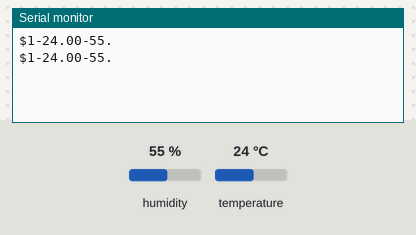
The sketch below on a simulated Arduino Uno, built with avr-gcc and run on an emulated ATmega328P. On the bench: the last lines printed to the serial monitor. The inputs (shaded band) are chosen by the test bench; at power-on: humidity 55 %, temperature 24 °C.

Above: at 4.8 s.
4.9 s: humidity set to 22 %
At 6.5 s:
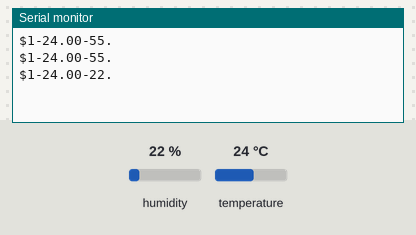
7.9 s: temperature set to 12 °C
At 9.5 s:
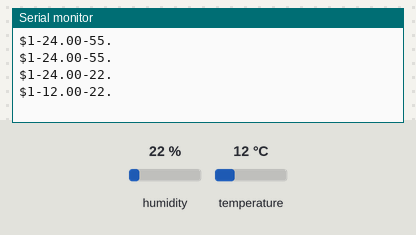
10.9 s: humidity set to 40 %
At 12.9 s:
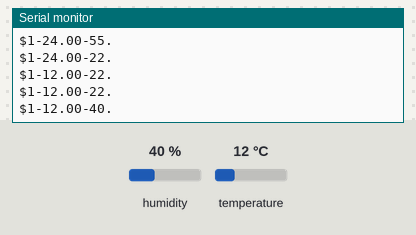
Timing chart, 0 to 14.4 s (numbered marks = the images above; inputs shaded):
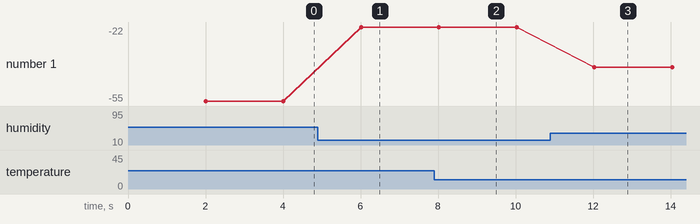

The sketch:

dht22.ino
```cpp
#include <Arduino.h>
#include <DHT.h>
#include <Adafruit_Sensor.h>

#define DHTPIN  6       // indique la pin
#define DHTTYPE DHT22   // indique le DHT

DHT dht(DHTPIN, DHTTYPE);

void setup()
{
  Serial.begin(9600); // fréquence de transmission de bit
  dht.begin(); // initisalisation du capteur
}

void trame(int h,float t)
{
  Serial.print('$');
  Serial.print(1);
  Serial.print('-');
  Serial.print(t); // affiche la température
  Serial.print('-');
  Serial.print(h); // affiche le taux d'humidité
  Serial.print('.');
  Serial.println();
}

void loop()
{
  delay(2000); // temporisation de 2 sec
  int h = dht.readHumidity(); // associe h à l'humidité
  float t = dht.readTemperature(); // associe t à la température

  if (isnan(h) || isnan(t))
  {
    Serial.println(F("Failed to read from DHT sensor!"));
    return;
  }

  trame(h,t);
}
```

Measured:
- after the input at 4.9 s, the serial monitor: prints a new line after 1.1 s (image 1)
- after the input at 7.9 s, the serial monitor: prints a new line after 0.12 s (image 2)
- after the input at 10.9 s, the serial monitor: prints a new line after 1.1 s (image 3)
- plotted number 1: -55 → -22 after the input at 4.9 s, -22 → -40 after the input at 10.9 s
